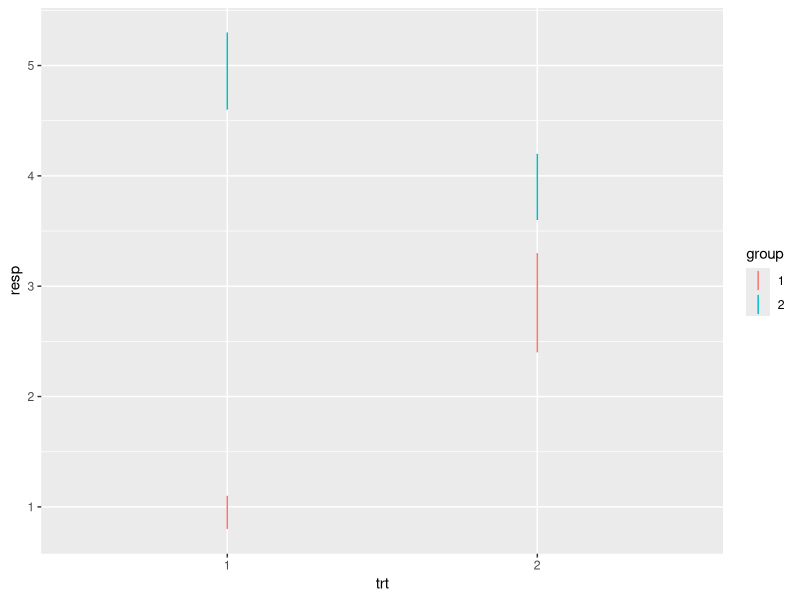
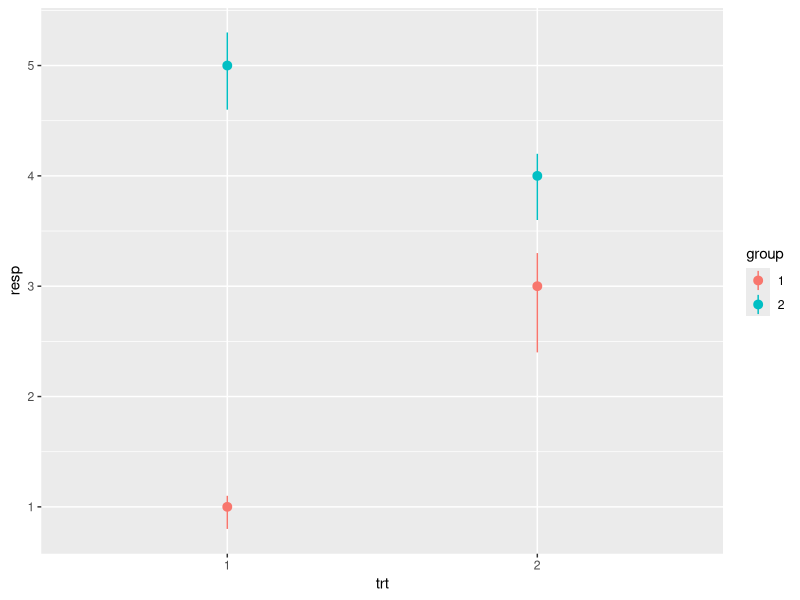
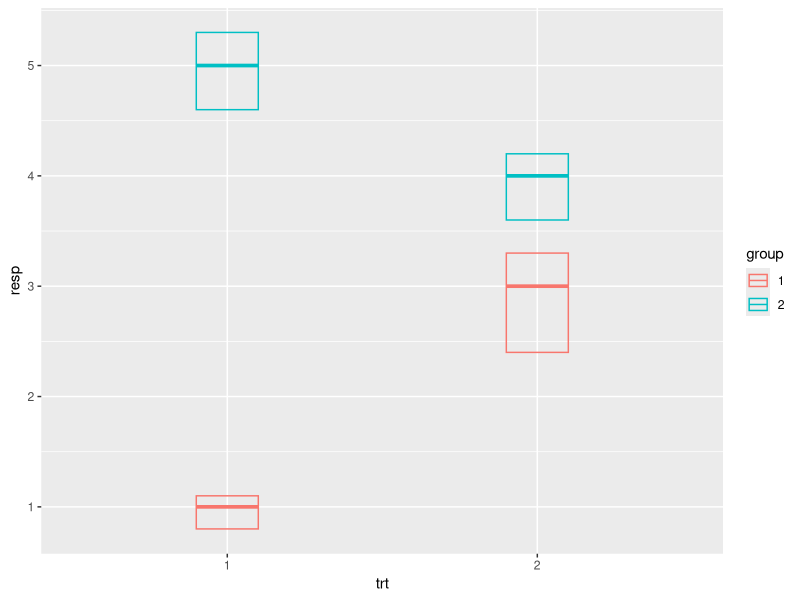
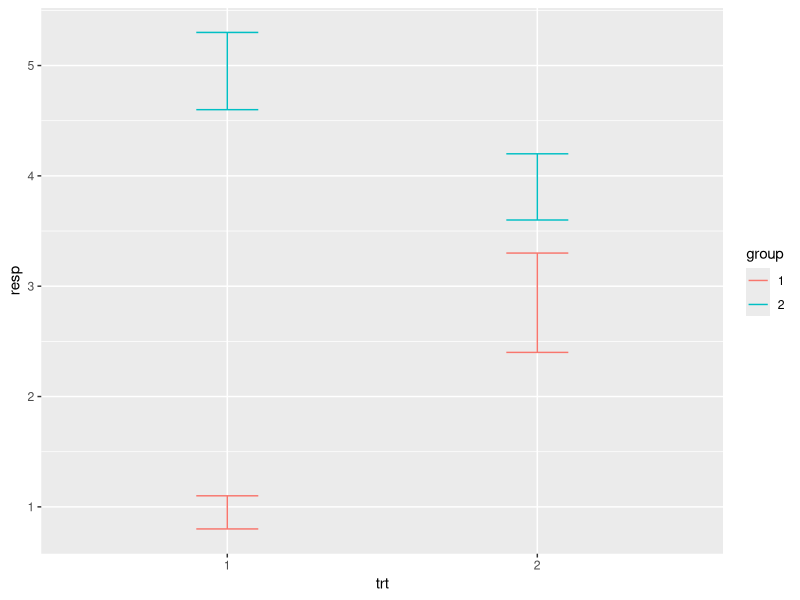
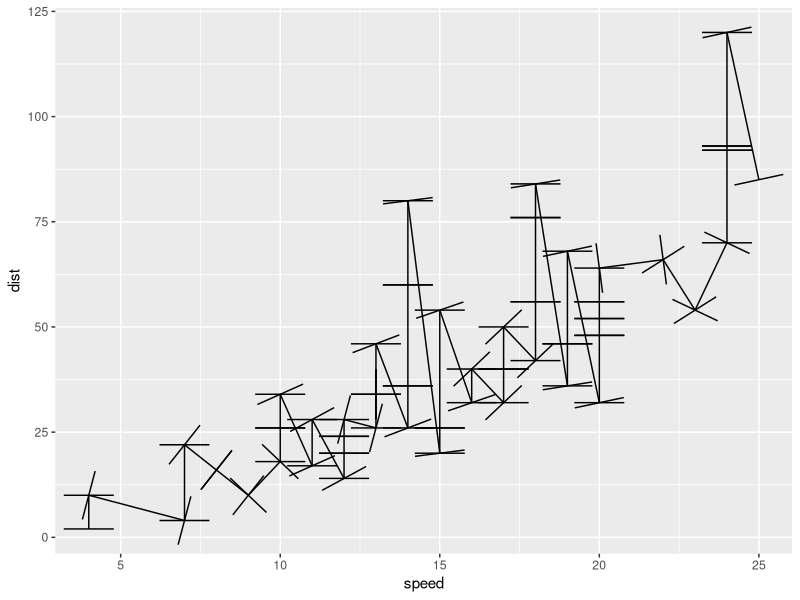
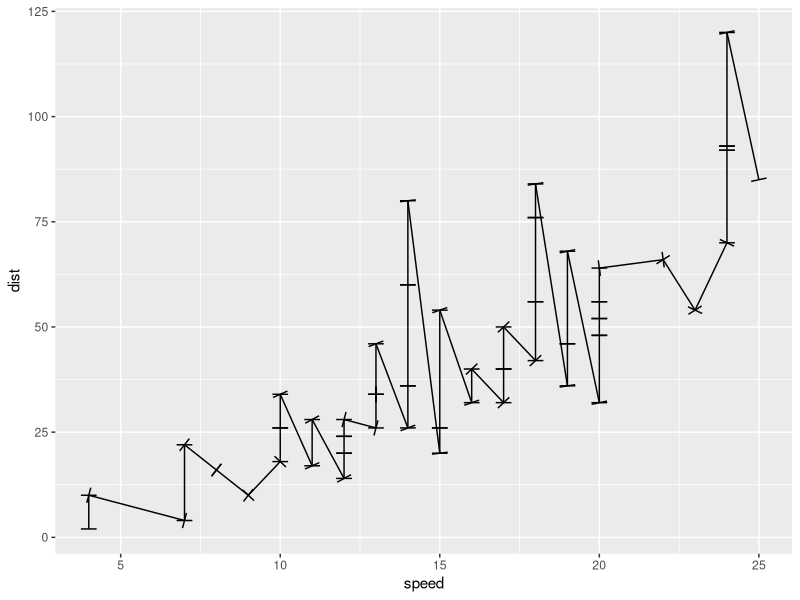

Here is the R script that generated these plots, in order:
## ---- chunk 1
knitr::opts_chunk$set(echo = TRUE)
options(tidyverse.quiet = TRUE)
## ---- chunk 2
library(tidyverse)

df <- data.frame(
  trt = factor(c(1, 1, 2, 2)),
  resp = c(1, 5, 3, 4),
  group = factor(c(1, 2, 1, 2)),
  upper = c(1.1, 5.3, 3.3, 4.2),
  lower = c(0.8, 4.6, 2.4, 3.6)
)

p <- ggplot(df, aes(trt, resp, colour = group))
p + geom_linerange(aes(ymin = lower, ymax = upper))
p + geom_pointrange(aes(ymin = lower, ymax = upper))
p + geom_crossbar(aes(ymin = lower, ymax = upper), width = 0.2)
p + geom_errorbar(aes(ymin = lower, ymax = upper), width = 0.2)

ggplot(cars, aes(speed, dist, xend = lag(speed), 
                 yend = lag(dist))) + 
  geom_segment(arrow = arrow(angle = 90, 
                             ends = "both"))


GeomSegment$default_aes


geom_segment2 <- function(arrow2 = arrow(angle = 90, 
                             ends = "both", length = unit(2, "mm"))){
  
    geom_segment(arrow = arrow2)
  
}

ggplot(cars, aes(speed, dist, 
                 xend = lag(speed), 
                 yend = lag(dist))) + 
  geom_segment2()
## ---- chunk 3
